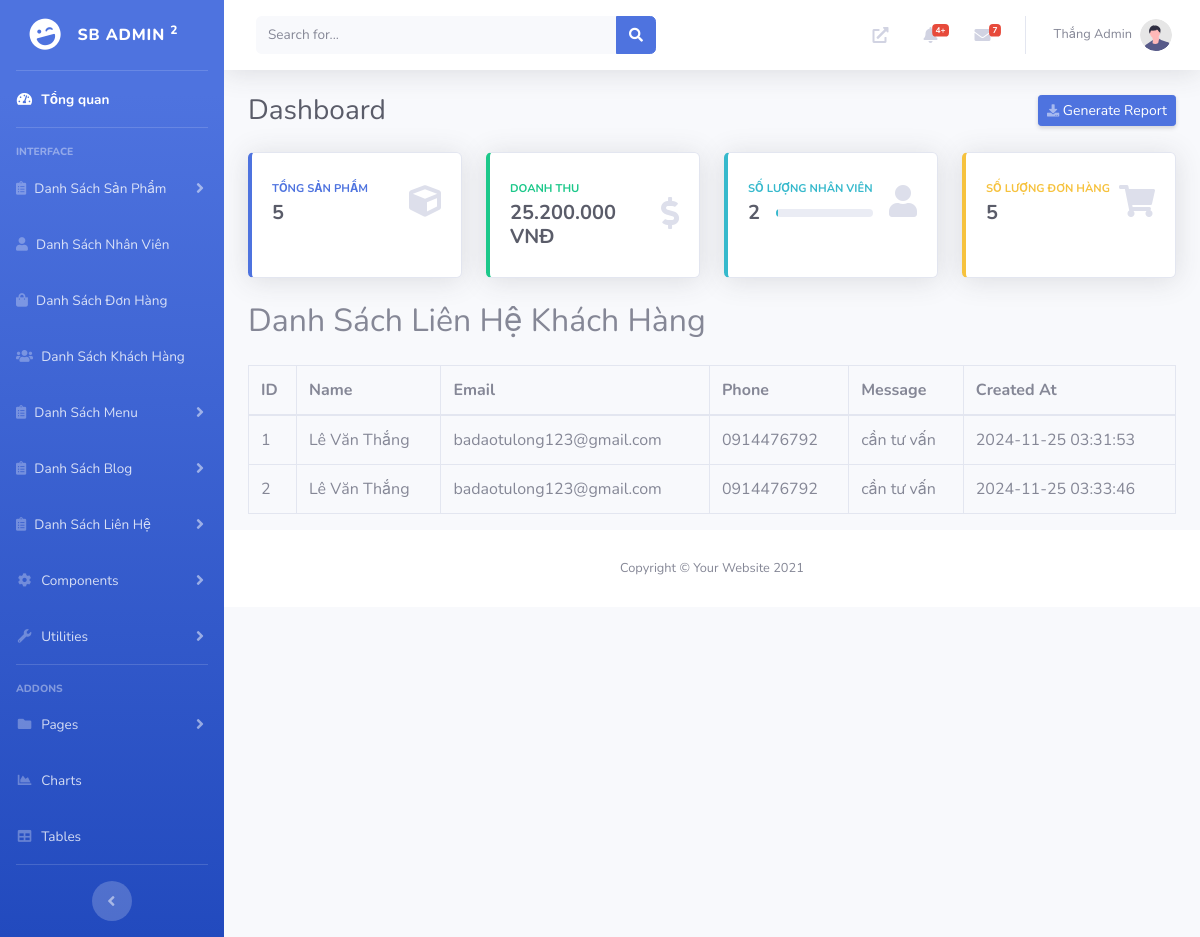
Before: /lienhe.php (signed in) with the older database file.
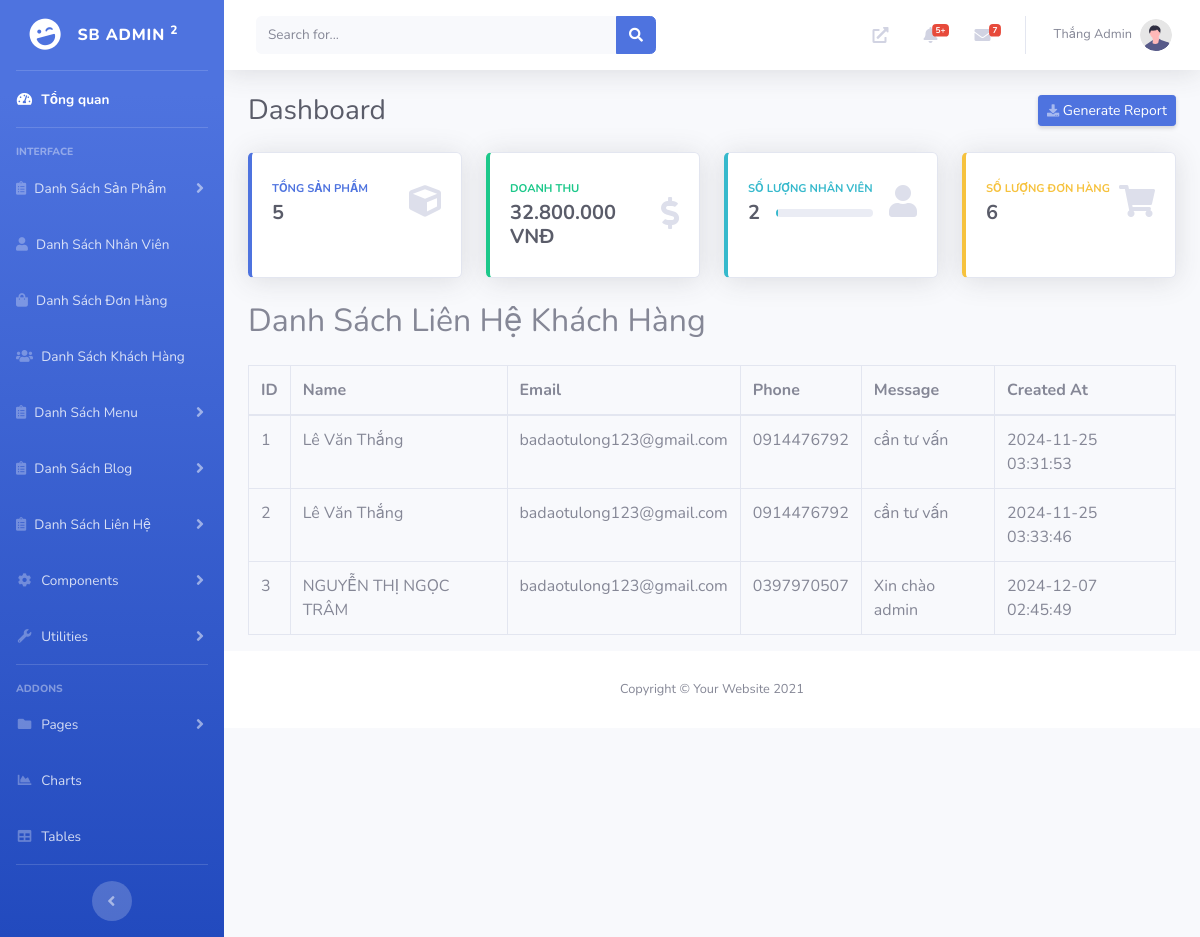
After: the same page with the newer database file.
### tables this page shows
CREATE TABLE `contacts` (
  `id` int(11) NOT NULL,
  `name` varchar(255) NOT NULL,
  `email` varchar(255) NOT NULL,
  `phone` varchar(50) DEFAULT NULL,
  `message` text DEFAULT NULL,
  `created_at` timestamp NOT NULL DEFAULT current_timestamp()
);

### lienhe.php (the view, shortened to what the changed rows need)
<!DOCTYPE html>
<html lang="en">
<head>
    <link href="vendor/fontawesome-free/css/all.min.css" rel="stylesheet" type="text/css">
    <link href="css/sb-admin-2.min.css" rel="stylesheet">
</head>
<body id="page-top">
    <div id="wrapper">
        <div id="content-wrapper" class="d-flex flex-column">
            <div id="content">
                <nav class="navbar navbar-expand navbar-light bg-white topbar mb-4 static-top shadow">
                    <ul class="navbar-nav ml-auto">
                        <?php
                        $servername = "localhost";
                        $username = "root";
                        $password = "";
                        $dbname = "quantriweb";
                        $conn = new mysqli($servername, $username, $password, $dbname);
                        $sql = "SELECT orders.id, orders.product_id, orders.quantity, orders.total_price, orders.customer_name, orders.created_at, products.name AS product_name
                                FROM orders
                                LEFT JOIN products ON orders.product_id = products.id
                                WHERE orders.status = 'Chưa xử lý' ORDER BY orders.created_at DESC LIMIT 10";
                        $result = $conn->query($sql);
                        $notifications = [];
                        if ($result->num_rows > 0) {
                            while ($row = $result->fetch_assoc()) {
                                $notifications[] = [
                                    'id' => $row['id'],
                                    'product_name' => $row['product_name'],
                                    'customer_name' => $row['customer_name'],
                                    'created_at' => $row['created_at'],
                                ];
                            }
                        } else {
                            $notifications[] = "No new orders";
                        }
                        ?>
                        <li class="nav-item dropdown no-arrow mx-1">
                            <a class="nav-link dropdown-toggle" href="#" id="alertsDropdown" role="button"
                                data-toggle="dropdown" aria-haspopup="true" aria-expanded="false">
                                <i class="fas fa-bell fa-fw"></i>
                                <span class="badge badge-danger badge-counter"><?php echo count($notifications); ?>+</span>
                            </a>
                        </li>
                    </ul>
                </nav>
                <div class="container-fluid">
                    <div class="d-sm-flex align-items-center justify-content-between mb-4">
                        <h1 class="h3 mb-0 text-gray-800">Dashboard</h1>
                    </div>
                    <div class="row">
                    <?php
                    $servername = "localhost";
                    $username = "root";
                    $password = "";
                    $dbname = "quantriweb";
                    $conn = new mysqli($servername, $username, $password, $dbname);
                    $sql = "SELECT SUM(total_price) AS total_revenue FROM orders";
                    $result = $conn->query($sql);
                    $total_revenue = 0;
                    if ($result->num_rows > 0) {
                        $row = $result->fetch_assoc();
                        $total_revenue = $row['total_revenue'];
                    }
                    ?>
                    <div class="col-xl-3 col-md-6 mb-4">
                        <div class="card border-left-success shadow h-100 py-2">
                            <div class="card-body">
                                <div class="row no-gutters align-items-center">
                                    <div class="col mr-2">
                                        <div class="text-xs font-weight-bold text-success text-uppercase mb-1">
                                            Doanh thu</div>
                                        <div class="h5 mb-0 font-weight-bold text-gray-800">
                                            <?php echo number_format($total_revenue, 0, ',', '.'); ?> VNĐ
                                        </div>
                                    </div>
                                </div>
                            </div>
                        </div>
                    </div>
                        <?php
                        $servername = "localhost";
                        $username = "root";
                        $password = "";
                        $dbname = "quantriweb";
                        $conn = new mysqli($servername, $username, $password, $dbname);
                        $sql = "SELECT COUNT(*) AS total_orders FROM orders";
                        $result = $conn->query($sql);
                        $total_orders = 0;
                        if ($result->num_rows > 0) {
                            $row = $result->fetch_assoc();
                            $total_orders = $row['total_orders'];
                        }
                        ?>
                        <div class="col-xl-3 col-md-6 mb-4">
                            <div class="card border-left-warning shadow h-100 py-2">
                                <div class="card-body">
                                    <div class="row no-gutters align-items-center">
                                        <div class="col mr-2">
                                            <div class="text-xs font-weight-bold text-warning text-uppercase mb-1">
                                                Số lượng đơn hàng</div>
                                            <div class="h5 mb-0 font-weight-bold text-gray-800">
                                                <?php echo $total_orders; ?>
                                            </div>
                                        </div>
                                    </div>
                                </div>
                            </div>
                        </div>
                    </div>
                    <?php
$servername = "localhost";
$username = "root";
$password = "";
$dbname = "quantriweb";
$conn = new mysqli($servername, $username, $password, $dbname);
$sql = "SELECT * FROM contacts";
$result = $conn->query($sql);
?>
<div class="containerlh">
    <h2 class="mb-4">Danh Sách Liên Hệ Khách Hàng</h2>
    <?php
    if ($result->num_rows > 0) {
        echo '<table class="table table-bordered">
                <thead>
                    <tr>
                        <th>ID</th>
                        <th>Name</th>
                        <th>Email</th>
                        <th>Phone</th>
                        <th>Message</th>
                        <th>Created At</th>
                    </tr>
                </thead>
                <tbody>';
        while ($row = $result->fetch_assoc()) {
            echo '<tr>
                    <td>' . $row["id"] . '</td>
                    <td>' . $row["name"] . '</td>
                    <td>' . $row["email"] . '</td>
                    <td>' . $row["phone"] . '</td>
                    <td>' . $row["message"] . '</td>
                    <td>' . $row["created_at"] . '</td>
                </tr>';
        }
        echo '</tbody></table>';
    } else {
        echo '<p class="alert alert-warning">Chưa có thông tin khách hàng nào.</p>';
    }
    ?>
</div>
            </div>
        </div>
    </div>
</body>
</html>

Changed rows visible on the page:
added contacts: id "3", name "NGUYỄN THỊ NGỌC TRÂM", email "badaotulong123@gmail.com", phone "0397970507", message "Xin chào admin", created_at "2024-12-07 02:45:49"
Other visible differences:
count($notifications): "4" → "5"
$total_revenue: "25.200.000" → "32.800.000"
$total_orders: "5" → "6"
